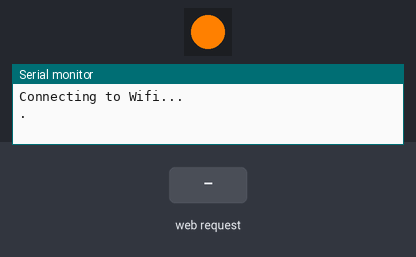
This sketch was run on a simulated ESP8266 (NodeMCU). Parts: 1 RGB LEDs in strip order, left to right, the last lines printed to the serial monitor. Inputs (shaded band) come from the test bench. Dim RGB values are drawn brighter than linear; WiFi joins after 1.5 s; servers stay silent unless stated.

Above: at 0.6 s.
At 2.76 s:
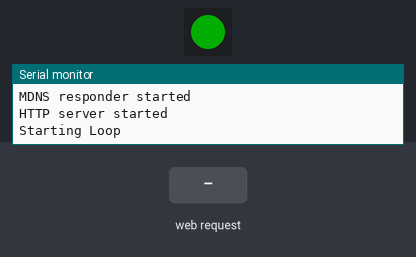
2.8 s: HTTP request GET /changeColor received
At 3.8 s:
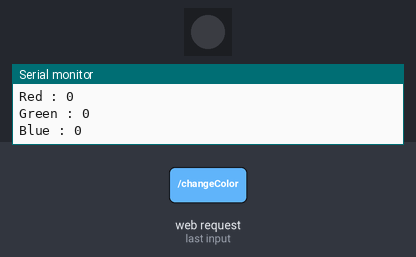
Timing chart, 0 to 5.8 s (numbered marks = the images above; inputs shaded):
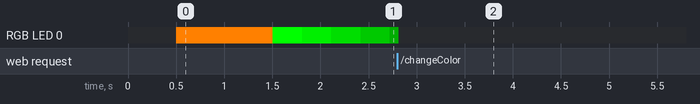

The sketch:

nodemcu_http_lightsaber.ino
```cpp
#include <Wire.h>
#include <ESP8266WiFi.h>
#include <WiFiClient.h>
#include <ESP8266WebServer.h>
#include <ESP8266mDNS.h>

#include <Adafruit_NeoPixel.h>
#ifdef __AVR__
  #include <avr/power.h>
#endif

const char* ssid = "ssid";
const char* password = "password";

// ******** ADAFRUIT NEOPIXEL ********
#define LED_PIN          12
#define NUMPIXELS        1
#define KYBER_CRYSTAL    0
Adafruit_NeoPixel pixels = Adafruit_NeoPixel(NUMPIXELS, LED_PIN, NEO_GRB + NEO_KHZ800);
// ************* CONST ***************
#define RED_32B          0xFF0000
#define ORANGE_32B       0xFF8000
#define GREEN_32B        0x00FF00
// ***********************************

int red    = 0;
int green  = 255;
int blue   = 0;

int brightnessMax   = 100;
int brightnessMin   = 20;
int brigthnessSpeed = 15;


ESP8266WebServer server(80);


void handleRoot(){
 server.send(200, "text/html",
  "<script>"
    "var colorWell;"
    "var defaultColor = '#0000ff';"
    "window.addEventListener('load', startup, false);"

    " function startup() {"
      "colorWell = document.querySelector('#colorWell');"
      "colorWell.value = defaultColor;"
      "colorWell.addEventListener('change', updateAll, false);"
      "colorWell.addEventListener('input', updateAll, false);"
      "colorWell.select();"
    "}"

   " function updateAll(event) {"
	"var hexColor = event.target.value;"
	"var r = hexToRgb(hexColor).r;"
	"var g = hexToRgb(hexColor).g;"
	"var b = hexToRgb(hexColor).b;"

        "const Http = new XMLHttpRequest();"
	"var  url = 'http://192.168.1.13';"
	"url +='/changeColor' +'?r='+ r +'&g='+ g +'&b='+ b;"

	"console.log(url);"
        "Http.open('GET', url);"
        "Http.send();"
    "}"

    " function hexToRgb(hex) {"
	 "console.log('hex is ' + hex);"
         "var result = \/^#?([a-f\\d]{2})([a-f\\d]{2})([a-f\\d]{2})$\/i.exec(hex);"
	 " return result ? {"
		"r: parseInt(result[1], 16), g: parseInt(result[2], 16), b: parseInt(result[3], 16)"
	  "} : null;"
    "}"

    "</script>"
    "<label for='colorWell'>Lightsaber's color :</label>"
    "<input type='color' value='#ff0000' id='colorWell'>"

    );
}

void changeColor(){
    red = server.arg(0).toInt();
    green = server.arg(1).toInt();
    blue = server.arg(2).toInt();

    Serial.print("Red : ");
    Serial.println(red);

    Serial.print("Green : ");
    Serial.println(green);

    Serial.print("Blue : ");
    Serial.println(blue);

    pixels.setPixelColor(KYBER_CRYSTAL, pixels.Color(red,green,blue));
    pixels.show();

    handleRoot();
}

void changeBlink(){
    brightnessMin   = server.arg(0).toInt();
    brightnessMax   = server.arg(1).toInt();
    brigthnessSpeed = server.arg(2).toInt();
    handleRoot();
}

void setup(void) {
  Serial.begin(115200);
  pixels.begin(); // This initializes the NeoPixel library.
  Serial.println("Connecting to Wifi...");
  WiFi.begin(ssid, password);
  Serial.println("");

  // Wait for connection
  while (WiFi.status() != WL_CONNECTED) {
    delay(500);
    Serial.print(".");
    pixels.setPixelColor(KYBER_CRYSTAL, ORANGE_32B);
    pixels.show();
  }
  Serial.println("");
  Serial.print("Connected to ");
  Serial.println(ssid);
  Serial.print("IP address: ");
  Serial.println(WiFi.localIP());

  pixels.setPixelColor(KYBER_CRYSTAL, GREEN_32B);
  pixels.show();

  if (MDNS.begin("esp8266")) {
    Serial.println("MDNS responder started");
  }
  // Route
  server.on("/", handleRoot);
  server.on("/changeColor", changeColor);
  server.on("/changeBlink", changeBlink);

  server.begin();
  Serial.println("HTTP server started");
  Serial.println("Starting Loop");
}

void blinkColor(){
  for (float i = brightnessMax; i >= brightnessMin; i--) {
    applyBrigthness(i);
  }
  for (float i = brightnessMin ; i <= brightnessMax; i++) {
    applyBrigthness(i);
  }
}

void applyBrigthness(float i){
    pixels.setPixelColor(KYBER_CRYSTAL, pixels.Color(red*(i/100), green*(i/100), blue*(i/100)));
    pixels.show();
    delay(brigthnessSpeed);
    server.handleClient();
}

void loop() {
  server.handleClient();
  blinkColor();
}
```
